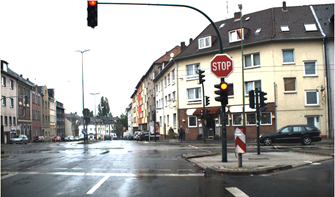
#> input picture images/color.png, 335 x 197 px, given in place of the camera
$ python main.py
#> lines starting #> are read from the running program, lines starting #| are printed output that depends on the picture; after the words box and inside, x2 and y2 are one past the last pixel; in counts of white or black regions, pixels touching at a corner belong together
import cv2
import numpy as np

def detect(img, maskr, maskg, masky, md, sr, br, param1, param2):

    # Set font for CV2 GUI
    font = cv2.FONT_HERSHEY_SIMPLEX

    # Store dimensions of input image as a variable
    size = img.shape

    # Detect circles present in mask with Hough Circle Transform
    r_circles = cv2.HoughCircles(maskr, cv2.HOUGH_GRADIENT, 1, md,
                               param1=param1, param2=param2, minRadius=sr, maxRadius=br)

    g_circles = cv2.HoughCircles(maskg, cv2.HOUGH_GRADIENT, 1, md,
                               param1=param1, param2=param2, minRadius=sr, maxRadius=br)


    y_circles = cv2.HoughCircles(masky, cv2.HOUGH_GRADIENT, 1, md,
                               param1=param1, param2=param2, minRadius=sr, maxRadius=br)

    # Detect traffic lights
    r = 5
    bound = 4.0 / 10
    if r_circles is not None:
        r_circles = np.uint16(np.around(r_circles))

        for i in r_circles[0, :]:
            if i[0] > size[1] or i[1] > size[0]or i[1] > size[0]*bound:
                continue

            h, s = 0.0, 0.0
            for m in range(-r, r):
                for n in range(-r, r):

                    if (i[1]+m) >= size[0] or (i[0]+n) >= size[1]:
                        continue
                    h += maskr[i[1]+m, i[0]+n]
                    s += 1
            if h / s > 50:
                cv2.circle(img, (i[0], i[1]), i[2]+10, (0, 255, 0), 2)
                cv2.circle(maskr, (i[0], i[1]), i[2]+30, (255, 255, 255), 2)
                cv2.putText(img,'RED',(i[0], i[1]), font, 1,(255,0,0),2,cv2.LINE_AA)

    if g_circles is not None:
        g_circles = np.uint16(np.around(g_circles))

        for i in g_circles[0, :]:
            if i[0] > size[1] or i[1] > size[0] or i[1] > size[0]*bound:
                continue

            h, s = 0.0, 0.0
            for m in range(-r, r):
                for n in range(-r, r):

                    if (i[1]+m) >= size[0] or (i[0]+n) >= size[1]:
                        continue
                    h += maskg[i[1]+m, i[0]+n]
                    s += 1
            if h / s > 100:
                cv2.circle(img, (i[0], i[1]), i[2]+10, (0, 255, 0), 2)
                cv2.circle(maskg, (i[0], i[1]), i[2]+30, (255, 255, 255), 2)
                cv2.putText(img,'GREEN',(i[0], i[1]), font, 1,(255,0,0),2,cv2.LINE_AA)

    if y_circles is not None:
        y_circles = np.uint16(np.around(y_circles))

        for i in y_circles[0, :]:
            if i[0] > size[1] or i[1] > size[0] or i[1] > size[0]*bound:
                continue

            h, s = 0.0, 0.0
            for m in range(-r, r):
                for n in range(-r, r):

                    if (i[1]+m) >= size[0] or (i[0]+n) >= size[1]:
                        continue
                    h += masky[i[1]+m, i[0]+n]
                    s += 1
            if h / s > 50:
                cv2.circle(img, (i[0], i[1]), i[2]+10, (0, 255, 0), 2)
                cv2.circle(masky, (i[0], i[1]), i[2]+30, (255, 255, 255), 2)
                cv2.putText(img,'YELLOW',(i[0], i[1]), font, 1,(255,0,0),2,cv2.LINE_AA)

    return img

if __name__ == '__main__':

    # Dummy function to pass as parameter when needed
    def nothing(x):
        pass

    # Name each window with String
    redWindow = 'Red'
    greenWindow = 'Green'
    yellowWindow = 'Yellow'
    paramWindow = 'Hough Circles Parameters'

    # Name each slider
    rhl = 'H Low'
    rhh = 'H High'
    rsl = 'S Low'
    rsh = 'S High'
    rvl = 'V Low'
    rvh = 'V High'

    ghl = 'H Low'
    ghh = 'H High'
    gsl = 'S Low'
    gsh = 'S High'
    gvl = 'V Low'
    gvh = 'V High'

    yhl = 'H Low'
    yhh = 'H High'
    ysl = 'S Low'
    ysh = 'S High'
    yvl = 'V Low'
    yvh = 'V High'

    md = 'Min Dist'
    sr = 'Min Radius'
    br = 'Max Radius'
    p1 = 'Param 1'
    p2 = 'Param 2'

    # Create separate window for each colour and the hough circle transform parameters
    cv2.namedWindow(redWindow, flags = cv2.WINDOW_NORMAL)
    cv2.namedWindow(greenWindow, flags = cv2.WINDOW_NORMAL)
    cv2.namedWindow(yellowWindow, flags = cv2.WINDOW_NORMAL)
    cv2.namedWindow(paramWindow, flags = cv2.WINDOW_NORMAL)

    # Create trackbars
    cv2.createTrackbar(rhl, redWindow, 0, 255, nothing)
    cv2.createTrackbar(rhh, redWindow, 0, 255, nothing)
    cv2.createTrackbar(rsl, redWindow, 0, 255, nothing)
    cv2.createTrackbar(rsh, redWindow, 0, 255, nothing)
    cv2.createTrackbar(rvl, redWindow, 0, 255, nothing)
    cv2.createTrackbar(rvh, redWindow, 0, 255, nothing)

    cv2.createTrackbar(ghl, greenWindow, 0, 255, nothing)
    cv2.createTrackbar(ghh, greenWindow, 0, 255, nothing)
    cv2.createTrackbar(gsl, greenWindow, 0, 255, nothing)
    cv2.createTrackbar(gsh, greenWindow, 0, 255, nothing)
    cv2.createTrackbar(gvl, greenWindow, 0, 255, nothing)
    cv2.createTrackbar(gvh, greenWindow, 0, 255, nothing)

    cv2.createTrackbar(yhl, yellowWindow, 0, 255, nothing)
    cv2.createTrackbar(yhh, yellowWindow, 0, 255, nothing)
    cv2.createTrackbar(ysl, yellowWindow, 0, 255, nothing)
    cv2.createTrackbar(ysh, yellowWindow, 0, 255, nothing)
    cv2.createTrackbar(yvl, yellowWindow, 0, 255, nothing)
    cv2.createTrackbar(yvh, yellowWindow, 0, 255, nothing)

    cv2.createTrackbar(md, paramWindow, 1, 255, nothing)
    cv2.createTrackbar(sr, paramWindow, 1, 255, nothing)
    cv2.createTrackbar(br, paramWindow, 1, 255, nothing)
    cv2.createTrackbar(p1, paramWindow, 1, 255, nothing)
    cv2.createTrackbar(p2, paramWindow, 1, 255, nothing)

    # Set initial value for each trackbar
    cv2.setTrackbarPos(rhl, redWindow, 5)
    cv2.setTrackbarPos(rhh, redWindow, 40)
    cv2.setTrackbarPos(rsl, redWindow, 180)
    cv2.setTrackbarPos(rsh, redWindow, 255)
    cv2.setTrackbarPos(rvl, redWindow, 180)
    cv2.setTrackbarPos(rvh, redWindow, 255)

    cv2.setTrackbarPos(ghl, greenWindow, 40)
    cv2.setTrackbarPos(ghh, greenWindow, 100)
    cv2.setTrackbarPos(gsl, greenWindow, 30)
    cv2.setTrackbarPos(gsh, greenWindow, 255)
    cv2.setTrackbarPos(gvl, greenWindow, 40)
    cv2.setTrackbarPos(gvh, greenWindow, 255)

    cv2.setTrackbarPos(yhl, yellowWindow, 30)
    cv2.setTrackbarPos(yhh, yellowWindow, 50)
    cv2.setTrackbarPos(ysl, yellowWindow, 100)
    cv2.setTrackbarPos(ysh, yellowWindow, 255)
    cv2.setTrackbarPos(yvl, yellowWindow, 240)
    cv2.setTrackbarPos(yvh, yellowWindow, 255)

    cv2.setTrackbarPos(md, paramWindow, 50)
    cv2.setTrackbarPos(sr, paramWindow, 4)
    cv2.setTrackbarPos(br, paramWindow, 14)
    cv2.setTrackbarPos(p1, paramWindow, 50)
    cv2.setTrackbarPos(p2, paramWindow, 9)

    # Capture video from device
    cap = cv2.VideoCapture(0)
    cap.set(cv2.CAP_PROP_FRAME_WIDTH, 1360)
    cap.set(cv2.CAP_PROP_FRAME_HEIGHT, 800)

    while(True):
        # Extract current frame from capture device
        ret, frame = cap.read()
#> frame is the input picture: shape (197, 335, 3); mean B, G, R 158.4, 161, 161.5

        # Convert colour space
        hsv = cv2.cvtColor(frame, cv2.COLOR_BGR2HSV)
#> hsv: shape (197, 335, 3); mean H, S, V 48.5, 24.1, 166.2

        # Get slider position
        rhlv = cv2.getTrackbarPos(rhl, redWindow)
        rhhv = cv2.getTrackbarPos(rhh, redWindow)
        rslv = cv2.getTrackbarPos(rsl, redWindow)
        rshv = cv2.getTrackbarPos(rsh, redWindow)
        rvlv = cv2.getTrackbarPos(rvl, redWindow)
        rvhv = cv2.getTrackbarPos(rvh, redWindow)

        ghlv = cv2.getTrackbarPos(ghl, greenWindow)
        ghhv = cv2.getTrackbarPos(ghh, greenWindow)
        gslv = cv2.getTrackbarPos(gsl, greenWindow)
        gshv = cv2.getTrackbarPos(gsh, greenWindow)
        gvlv = cv2.getTrackbarPos(gvl, greenWindow)
        gvhv = cv2.getTrackbarPos(gvh, greenWindow)

        yhlv = cv2.getTrackbarPos(yhl, yellowWindow)
        yhhv = cv2.getTrackbarPos(yhh, yellowWindow)
        yslv = cv2.getTrackbarPos(ysl, yellowWindow)
        yshv = cv2.getTrackbarPos(ysh, yellowWindow)
        yvlv = cv2.getTrackbarPos(yvl, yellowWindow)
        yvhv = cv2.getTrackbarPos(yvh, yellowWindow)

        mdv = cv2.getTrackbarPos(md, paramWindow)
        srv = cv2.getTrackbarPos(sr, paramWindow)
        brv = cv2.getTrackbarPos(br, paramWindow)
        p1v = cv2.getTrackbarPos(p1, paramWindow)
        p2v = cv2.getTrackbarPos(p2, paramWindow)

        # Parse slider position as array to make it neat
        RHSVLOW = np.array([rhlv, rslv, rvlv])
        RHSVHIGH = np.array([rhhv, rshv, rvhv])
        GHSVLOW = np.array([ghlv, gslv, gvlv])
        GHSVHIGH = np.array([ghhv, gshv, gvhv])
        YHSVLOW = np.array([yhlv, yslv, yvlv])
        YHSVHIGH = np.array([yhhv, yshv, yvhv])

        # Colour segmentation
        maskr = cv2.inRange(hsv, RHSVLOW, RHSVHIGH)
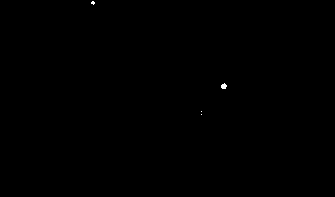
#> maskr: shape (197, 335); 0.06% white; 4 white regions (3 under 20 px), largest, box (x1, y1, x2, y2) and area: (221, 83, 227, 89) 26
        maskg = cv2.inRange(hsv, GHSVLOW, GHSVHIGH)
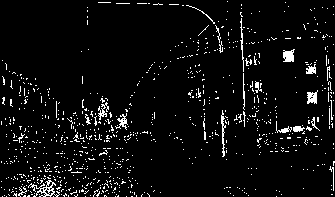
#> maskg: shape (197, 335); 5.3% white in thin lines or dots
        masky = cv2.inRange(hsv, YHSVLOW, YHSVHIGH)
#> masky: shape (197, 335); 0.02% white; 1 white region (1 under 20 px)
        after = detect(frame, maskr, maskg, masky, mdv, srv, brv, p1v, p2v)
#> in detect, `r_circles = cv2.HoughCircles(maskr, cv2.HOUGH_GRADIENT, 1, md, param1=..`: r_circles = None
#> in detect, `g_circles = cv2.HoughCircles(maskg, cv2.HOUGH_GRADIENT, 1, md, param1=..`: g_circles = [[106.5, 123.5, 12.2], [66.5, 183.5, 12.2], [265.5, 126.5, 9.6], [119.5, 178.5, 13.2], [207.5, 40.5, 12.2], [255.5, 75.5, 12.2], [36.5, 98.5, 11.1], [16.5, 147.5, 9.6], [203.5, 94.5, 8.2], [322.5, 100.5, 9.6], [154.5, 70.5, 5.2]]
#> in detect, `y_circles = cv2.HoughCircles(masky, cv2.HOUGH_GRADIENT, 1, md, param1=..`: y_circles = None
#> in detect, `g_circles = np.uint16(np.around(g_circles))`: g_circles = [[106, 124, 12], [66, 184, 12], [266, 126, 10], [120, 178, 13], [208, 40, 12], [256, 76, 12], [36, 98, 11], [16, 148, 10], [204, 94, 8], [322, 100, 10], [154, 70, 5]]
#> the loop in detect, `for i in g_circles[0, :]:` made 11 passes

        # Output the final composite, along with each individual masks (for debugging)
        cv2.imshow('Output', after)
        cv2.imshow('Red Mask', maskr)
        cv2.imshow('Green Mask', maskg)
        cv2.imshow('Yellow Mask', masky)

        # Terminate program if user hits q
        if cv2.waitKey(5) & 0xFF == ord('q'):
#> (key q is pressed here)
            break

    # Release resources before exiting
    cap.release()
    cv2.destroyAllWindows()
